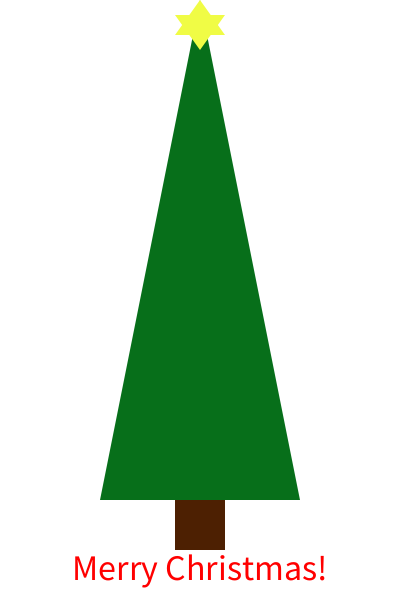
Frame 1 (no input)
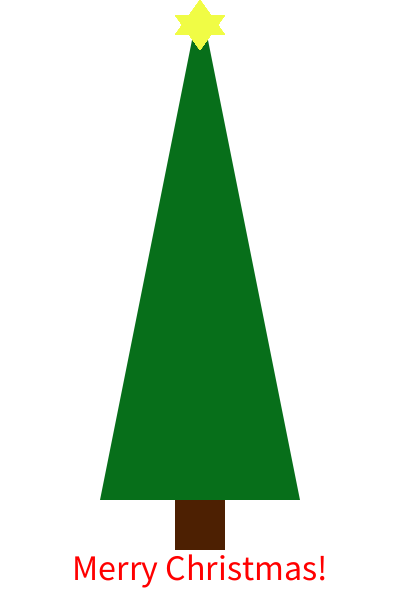
Frame 60 (the mouse pressed at the canvas centre just before this capture)
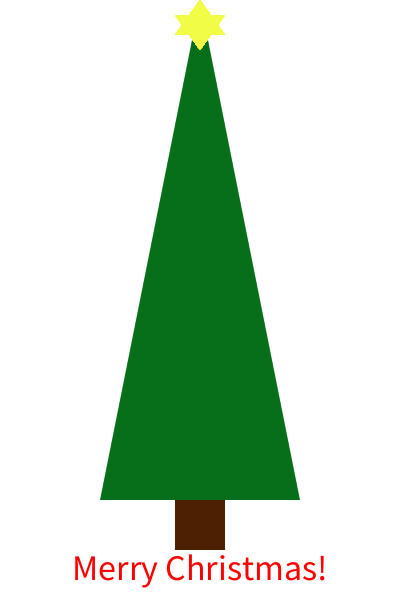
Frame 120 (the mouse held since frame 60 and released just before this capture)

The Processing sketch that drew these frames (run headless with seeded random() and noise(); from frame 60 on, the mouse is pressed at the canvas centre):

// Processing sketch: processing_83275
// ── processing_83275.pde

void setup()
{
  size(400, 600);
  background(255, 255, 255);
  smooth();
  
   noStroke();
  fill(7,111,26);
  triangle(200,0,100,500,300,500);
  
  fill(77,32,2);
  rect(175,500,50,50);
  fill(255,0,0);
  textSize(36);
  textAlign(CENTER);

  text("Merry Christmas!",width/2,height-20);
}
void draw()
{
  fill(240,252,69);
  triangle(200,0,175,35,225,35);
  triangle(200,50,175,15,225,15);
  
}

void mousePressed()
{
  
  fill(random(255));
  ellipse(mouseX, mouseY, 15, 15);
}
